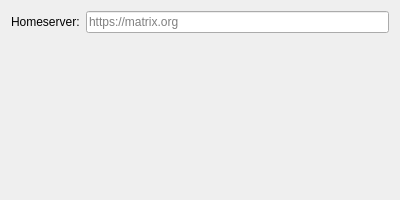
<?xml version="1.0" encoding="UTF-8"?>
<ui version="4.0">
 <class>MatrixOptionsWidget</class>
 <widget class="QWidget" name="MatrixOptionsWidget">
  <property name="geometry">
   <rect>
    <x>0</x>
    <y>0</y>
    <width>400</width>
    <height>200</height>
   </rect>
  </property>
  <property name="windowTitle">
   <string>Matrix Options</string>
  </property>
  <layout class="QVBoxLayout" name="verticalLayout">
   <item>
    <layout class="QFormLayout" name="formLayout">
     <item row="0" column="0">
      <widget class="QLabel" name="label">
       <property name="text">
        <string>Homeserver:</string>
       </property>
      </widget>
     </item>
     <item row="0" column="1">
      <widget class="QLineEdit" name="lneHomeserver">
       <property name="placeholderText">
        <string>https://matrix.org</string>
       </property>
      </widget>
     </item>
    </layout>
   </item>
  </layout>
 </widget>
 <resources/>
 <connections/>
</ui>
